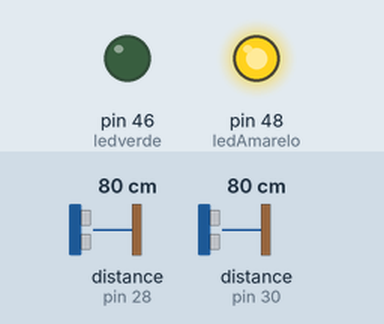
The sketch below on a simulated Arduino Mega 2560, built with avr-gcc and run on an emulated ATmega2560. Shown: output pins drawn as LEDs (lit = HIGH). The inputs (shaded band) are chosen by the test bench; at power-on: distance to the obstacle (sensors on pin 30, pin 28) 80 cm. What the sketch prints to the serial monitor is not drawn.

Above: at 1.7 s.
1.8 s: distance to the obstacle (sensor on pin 30) set to 27 cm
3.3 s: distance to the obstacle (sensor on pin 30) set to 23 cm
At 4.5 s:
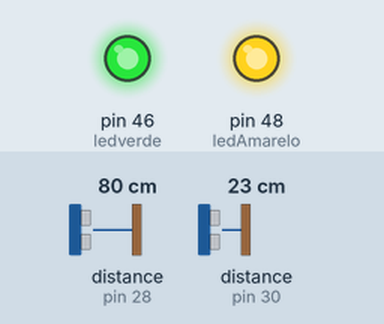
4.8 s: distance to the obstacle (sensor on pin 28) set to 18 cm
7.2 s: distance to the obstacle (sensor on pin 30) set to 11 cm
8.7 s: distance to the obstacle (sensor on pin 30) set to 8 cm
At 9.2 s:
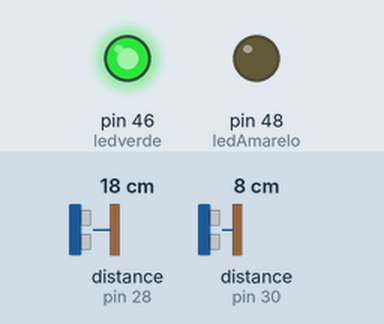
10.2 s: distance to the obstacle (sensor on pin 30) set to 35 cm
At 11.3 s:
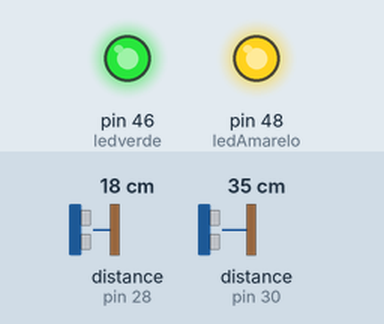
Timing chart, 0 to 12.9 s (numbered marks = the images above; inputs shaded):
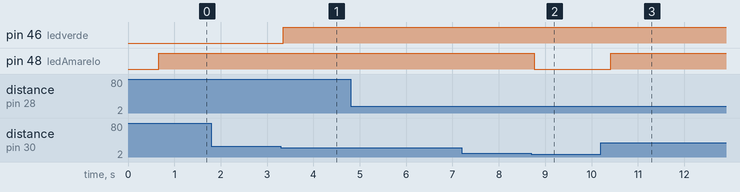

Measured:
- the behaviour switches between 26 and 25 cm on distance to the obstacle (sensor on pin 30) (found by bisection; images 0 and 1)
- the behaviour switches between 10 and 9 cm on distance to the obstacle (sensor on pin 30) (found by bisection; images 1 and 2)
- after the input at 1.8 s, every drawn part: stays the same
- after the input at 3.3 s, pin 46 (ledverde): LOW → HIGH after 0.05 s
- after the input at 4.8 s, every drawn part: stays the same
- after the input at 7.2 s, every drawn part: stays the same
- after the input at 8.7 s, pin 48 (ledAmarelo): HIGH → LOW after 0.06 s
- after the input at 10.2 s, pin 48 (ledAmarelo): LOW → HIGH after 0.22 s

The sketch:

vl53l0x_2X_LONG_RANGE_Mega_While.ino
```cpp
/*
 * led_while
 *
//https://www.circuitar.com.br/projetos/while-then/index.html

O código abaixo faz com que o LED amarelo fique ligado enquanto o botão RIGHT não é apertado.
*/
#include <Wire.h>
#include <VL53L0X.h>

VL53L0X sensor1;
VL53L0X sensor2;
#define LONG_RANGE
#define PIN1 23 //23
#define PIN2 25 //25
int ledAmarelo = 48;
int ledverde = 46;

//-----sensor s1------
float distance=0; //sensor s1
float realDistance=0;//sensor s1
int whatDistance(){
    distance =  sensor1.readRangeContinuousMillimeters();
    return distance;
    }
//---------------------------------------------------

//-----sensor s2------
float distance_S2=0; //sensor s2
float realDistance_S2=0;//sensor s2
int whatDistance_S2(){
    distance_S2 =  sensor2.readRangeContinuousMillimeters();
    return distance_S2;
    }
//---------------------------------------------------

void setup()
  {
Wire.begin();
Serial.begin (115200);
pinMode(PIN1, OUTPUT);
pinMode(PIN2, OUTPUT);
digitalWrite(PIN1, LOW);
digitalWrite(PIN2, LOW);
  pinMode(ledAmarelo,OUTPUT);
  pinMode(ledverde,OUTPUT);
  #if defined LONG_RANGE
  // lower the return signal rate limit (default is 0.25 MCPS)
  sensor1.setSignalRateLimit(0.1);
  sensor2.setSignalRateLimit(0.1);
  // increase laser pulse periods (defaults are 14 and 10 PCLKs)
  sensor1.setVcselPulsePeriod(VL53L0X::VcselPeriodPreRange, 18);//default
  sensor1.setVcselPulsePeriod(VL53L0X::VcselPeriodFinalRange, 14);//default
  //---------
  sensor2.setVcselPulsePeriod(VL53L0X::VcselPeriodPreRange, 18);//default
  sensor2.setVcselPulsePeriod(VL53L0X::VcselPeriodFinalRange, 14);//default
 //------------
  //---------
  #endif


pinMode(PIN1, INPUT);
delay(150);
Serial.println("00");
sensor1.init(true);
Serial.println("01");
delay(100);
sensor1.setAddress((uint8_t)30);

pinMode(PIN2, INPUT);
delay(150);
sensor2.init(true);
Serial.println("03");
delay(100);
sensor2.setAddress((uint8_t)28);

// end configuration
sensor1.setTimeout(500);
sensor2.setTimeout(500);
sensor1.startContinuous();
sensor2.startContinuous();
/////callI2Cscanner();
}
/*
void callI2Cscanner()
{
  // scan i2c
  Serial.println ("I2C scanner. Scanning ...");
  byte count = 0;

  for (byte i = 1; i < 120; i++)
  {
    Wire.beginTransmission (i);
    if (Wire.endTransmission () == 0)
    {
      Serial.print ("Found address: ");
      Serial.print (i, DEC);
      Serial.print (" (0x");
      Serial.print (i, HEX);
      Serial.println (")");
      count++;
      delay (1);  // maybe unneeded?
    }             // end of good response
  }               // end of for loop

  Serial.println ("Done.");
  Serial.print ("Found ");
  Serial.print (count, DEC);
  Serial.println (" device(s).");

}

*/
void loop() {
int distance1 =sensor1.readRangeContinuousMillimeters();// get distance for sensor 1
int distance2 =sensor2.readRangeContinuousMillimeters();// get distance for sensor 2
Serial.print(sensor1.readRangeContinuousMillimeters());
if (sensor1.timeoutOccurred()) { Serial.print(" TIMEOUT S1"); }
Serial.print("\t");

Serial.print(sensor2.readRangeContinuousMillimeters());
if (sensor2.timeoutOccurred()) { Serial.print(" TIMEOUT S2"); }
Serial.print("\t");

//-------------------------------
 realDistance = whatDistance();

 if (realDistance<=0) {
    realDistance = whatDistance();
    }

  // Enquanto  leitura for maior mm
  while (realDistance>250)
  {
    //Acende o LED Amarelo
    digitalWrite(ledAmarelo, HIGH);
    realDistance = whatDistance();
  }
  if (realDistance < 200)
    {
        // Enquanto  leitura for menor mm
        while (realDistance < 100)
          {
            //Apaga o LED Amarelo
            digitalWrite(ledAmarelo, LOW);
             realDistance = whatDistance();
  }
}

 realDistance_S2 = whatDistance_S2();
 if (realDistance_S2<=0) {
    realDistance_S2 = whatDistance_S2();
    }
 // Enquanto  leitura for maior mm
  while (realDistance_S2>350)
  {
    //Acende o LED verde
    digitalWrite(ledverde, HIGH);
    realDistance_S2 = whatDistance_S2();
  }
 if (realDistance_S2 < 200)
    {
        // Enquanto  leitura for menor mm
        while (realDistance_S2 < 150)
          {
            //Apaga o LED verde
            digitalWrite(ledverde, LOW);
             realDistance_S2 = whatDistance_S2();
          }

  }
}
```

buzzer.cpp
```cpp
/*
  A simple class to handle a buzzer
  2016-09-17
*/

#include "Arduino.h"
#include "buzzer.h"

Buzzer::Buzzer(int pin) {
  _pin = pin;
  _counter = 0;
  _disabled = false;
  pinMode(_pin, OUTPUT);
  digitalWrite(_pin, LOW);
}

void Buzzer::buzz() {
  if (!_disabled)
    _counter = 1;
}

void Buzzer::buzz(int duration) {
  if (!_disabled)
    _counter = duration;
}

void Buzzer::buzzBlocking(int duration_ms) {
  if (!_disabled) {
    digitalWrite(_pin, HIGH);
    delay(duration_ms);
    digitalWrite(_pin, LOW);
  }
}

void Buzzer::disable() {
  _disabled = true;
}

void Buzzer::enable() {
  _disabled = false;
}

bool Buzzer::isEnabled() {
  return !_disabled;
}

void Buzzer::doUpdate() {
  if (_counter <= 0) {
    digitalWrite(_pin, LOW);
  } else {
    _counter--;
    digitalWrite(_pin, HIGH);
  }
}
```

buzzer.h
```cpp
/*
  A simple class to handle a buzzer
  2016-09-17
*/

#ifndef Buzzer_h
#define Buzzer_h

#include "Arduino.h"

class Buzzer
{
  public:
    Buzzer(int pin);

    void buzz();
    void buzz(int duration);
    void buzzBlocking(int duration_ms);
    void disable();
    void enable();
    bool isEnabled();
    void doUpdate();

  private:
    int _pin;
    int _counter;
    bool _disabled;
};

#endif
```
